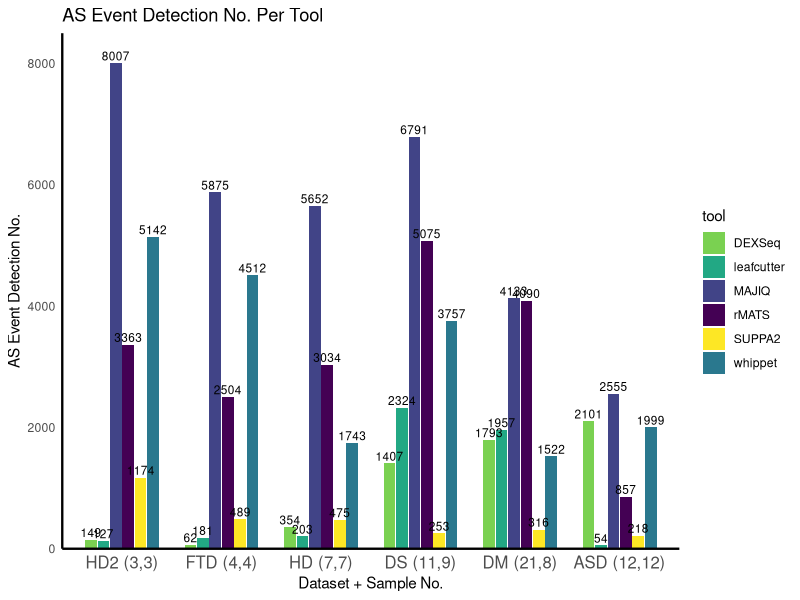
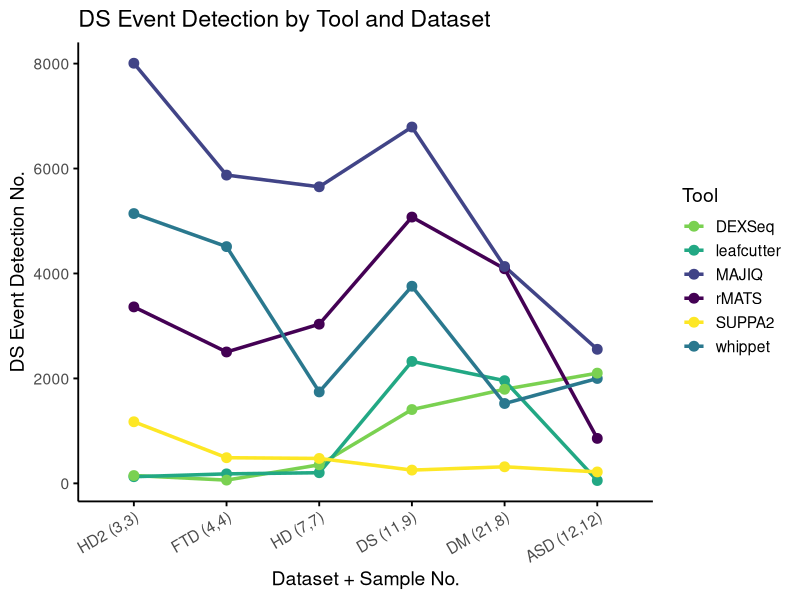

Here is the R script that generated these plots, in order:
#Load required libraries
library(ggplot2)

#create dataframe containing detection numbers per tool per dataset
detection_numbers <- data.frame(tool = c("rMATS", "MAJIQ", "whippet", "leafcutter", "DEXSeq", "SUPPA2", "rMATS", "MAJIQ", "whippet", "leafcutter", "DEXSeq", "SUPPA2", "rMATS", "MAJIQ", "whippet", "leafcutter", "DEXSeq", "SUPPA2", "rMATS", "MAJIQ", "whippet", "leafcutter", "DEXSeq", "SUPPA2", "rMATS", "MAJIQ", "whippet", "leafcutter", "DEXSeq", "SUPPA2", "rMATS", "MAJIQ", "whippet", "leafcutter", "DEXSeq", "SUPPA2"),
                                dataset = c("HD2 (3,3)", "HD2 (3,3)", "HD2 (3,3)", "HD2 (3,3)", "HD2 (3,3)", "HD2 (3,3)", "FTD (4,4)", "FTD (4,4)", "FTD (4,4)", "FTD (4,4)", "FTD (4,4)", "FTD (4,4)", "HD (7,7)", "HD (7,7)", "HD (7,7)", "HD (7,7)", "HD (7,7)", "HD (7,7)", "DS (11,9)", "DS (11,9)", "DS (11,9)", "DS (11,9)", "DS (11,9)", "DS (11,9)", "DM (21,8)", "DM (21,8)", "DM (21,8)", "DM (21,8)", "DM (21,8)", "DM (21,8)", "ASD (12,12)", "ASD (12,12)", "ASD (12,12)", "ASD (12,12)", "ASD (12,12)", "ASD (12,12)"),
                                detection_number = c(3363, 8007, 5142, 127, 149, 1174, 2504, 5875, 4512, 181, 62, 489, 3034, 5652, 1743, 203, 354, 475, 5075, 6791, 3757, 2324, 1407, 253, 4090, 4133, 1522, 1957, 1793, 316, 857, 2555, 1999, 54, 2101, 218))

detection_numbers$dataset <- factor(detection_numbers$dataset, 
                                    levels = c("HD2 (3,3)", "FTD (4,4)", "HD (7,7)", "DS (11,9)", "DM (21,8)", "ASD (12,12)"))

#Create bar plot
png("~/Documents/Big_Data_Biology/Research_Project/All_datasets_graphs/detection_number_comparison_colours_reordered_with_asd.png", width = 1800, height = 900, res = 150)
ggplot(detection_numbers, aes(x = dataset, y = detection_number, fill = tool)) +
  geom_bar(stat = "identity", position = position_dodge(width = 0.75), width = 0.7) +
  geom_text(aes(label = detection_number),
            position = position_dodge(width = 0.75),
            vjust = -0.3, size = 3) +
  labs(title = "AS Event Detection No. Per Tool",
       x = "Dataset + Sample No.",
       y = "AS Event Detection No.") +
  scale_fill_manual(values = c(
    "rMATS" = "#440154FF",
    "MAJIQ" = "#414487FF",
    "whippet" = "#2A788EFF",
    "leafcutter" = "#22A884FF",
    "DEXSeq" = "#7AD151FF",
    "SUPPA2" = "#FDE725FF"
  )) +
  scale_y_continuous(expand = c(0, 0), limits = c(0, 8500)) +
  theme_minimal() +
  theme(
    axis.line.x = element_line(color = "black", size = 0.8),
    axis.line.y = element_line(color = "black", size = 0.8),
    axis.text.x = element_text(angle = 0, hjust = 0.5, size = 12),
    panel.grid = element_blank()
  )

dev.off()




# Custom tool colors
tool_colors <- c(
  "rMATS" = "#440154FF",
  "MAJIQ" = "#414487FF",
  "whippet" = "#2A788EFF",
  "leafcutter" = "#22A884FF",
  "DEXSeq" = "#7AD151FF",
  "SUPPA2" = "#FDE725FF"
)


detection_numbers$dataset <- factor(detection_numbers$dataset,
                                    levels = c("HD2 (3,3)", "FTD (4,4)", "HD (7,7)", "DS (11,9)", "DM (21,8)", "ASD (12,12)"))

#Create line graph
png("~/Documents/Big_Data_Biology/Research_Project/All_datasets_graphs/detection_number_comparison_linegraph_no_grid_reordered_with_asd.png", width = 1800, height = 900, res = 150)
ggplot(detection_numbers, aes(x = dataset, y = detection_number, group = tool, color = tool)) +
  geom_line(size = 1.2) +
  geom_point(size = 3) +
  scale_color_manual(values = tool_colors) +
  labs(
    x = "Dataset + Sample No.",
    y = "DS Event Detection No.",
    color = "Tool",
    title = "DS Event Detection by Tool and Dataset"
  ) +
  theme_minimal(base_size = 14) +
  theme(
    axis.line = element_line(color = "black"),
    axis.text.x = element_text(angle = 30, hjust = 1),
    panel.grid.major = element_blank(),
    panel.grid.minor = element_blank(),
    panel.border = element_blank(),
    axis.ticks = element_line(color = "black")
  )
dev.off()
